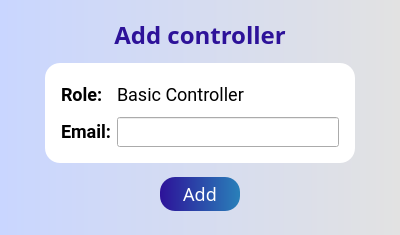
<?xml version="1.0" encoding="UTF-8"?>
<ui version="4.0">
 <class>WhiteListDialog</class>
 <widget class="QDialog" name="WhiteListDialog">
  <property name="geometry">
   <rect>
    <x>0</x>
    <y>0</y>
    <width>400</width>
    <height>235</height>
   </rect>
  </property>
  <property name="minimumSize">
   <size>
    <width>400</width>
    <height>235</height>
   </size>
  </property>
  <property name="maximumSize">
   <size>
    <width>400</width>
    <height>235</height>
   </size>
  </property>
  <property name="windowTitle">
   <string>WhiteListDialog</string>
  </property>
  <property name="windowIcon">
   <iconset>
    <normaloff>assets/icons/remote_logo.png</normaloff>assets/icons/remote_logo.png</iconset>
  </property>
  <property name="styleSheet">
   <string notr="true">QPushButton {
	outline: none !important; 
}

QDialog#WhiteListDialog {
background: qlineargradient( x1:0 y1:0, x2:1 y2:0, stop:0 #C9D6FF,  stop:1 #E2E2E2);
}
/* stop:0 #acb6e5,  stop:1 #86fde8 */</string>
  </property>
  <widget class="QLabel" name="label_2">
   <property name="geometry">
    <rect>
     <x>0</x>
     <y>9</y>
     <width>400</width>
     <height>51</height>
    </rect>
   </property>
   <property name="font">
    <font>
     <family>SVN-Cookies</family>
     <pointsize>-1</pointsize>
     <weight>75</weight>
     <bold>true</bold>
    </font>
   </property>
   <property name="styleSheet">
    <string notr="true">font-size: 24px;
color: #2d1299;
font-weight: bold;</string>
   </property>
   <property name="text">
    <string>Add controller</string>
   </property>
   <property name="alignment">
    <set>Qt::AlignCenter</set>
   </property>
  </widget>
  <widget class="QWidget" name="configWidget" native="true">
   <property name="geometry">
    <rect>
     <x>45</x>
     <y>63</y>
     <width>310</width>
     <height>100</height>
    </rect>
   </property>
   <property name="styleSheet">
    <string notr="true">QWidget#configWidget {
	background-color: #fff;
	border-radius: 15px;
}

QLabel, QLineEdit {
	font-size: 18px;
}</string>
   </property>
   <layout class="QGridLayout" name="gridLayout">
    <property name="leftMargin">
     <number>16</number>
    </property>
    <property name="topMargin">
     <number>16</number>
    </property>
    <property name="rightMargin">
     <number>16</number>
    </property>
    <property name="bottomMargin">
     <number>16</number>
    </property>
    <item row="0" column="0">
     <widget class="QLabel" name="label">
      <property name="font">
       <font>
        <family>Roboto</family>
        <pointsize>-1</pointsize>
        <weight>75</weight>
        <bold>true</bold>
       </font>
      </property>
      <property name="text">
       <string>Role:</string>
      </property>
     </widget>
    </item>
    <item row="0" column="1">
     <widget class="QLabel" name="role">
      <property name="font">
       <font>
        <family>Roboto</family>
        <pointsize>-1</pointsize>
       </font>
      </property>
      <property name="text">
       <string>Basic Controller</string>
      </property>
     </widget>
    </item>
    <item row="1" column="0">
     <widget class="QLabel" name="label_4">
      <property name="font">
       <font>
        <family>Roboto</family>
        <pointsize>-1</pointsize>
        <weight>75</weight>
        <bold>true</bold>
       </font>
      </property>
      <property name="text">
       <string>Email:</string>
      </property>
     </widget>
    </item>
    <item row="1" column="1">
     <widget class="QLineEdit" name="mail">
      <property name="font">
       <font>
        <family>Roboto</family>
        <pointsize>-1</pointsize>
       </font>
      </property>
     </widget>
    </item>
   </layout>
  </widget>
  <widget class="QPushButton" name="addBtn">
   <property name="geometry">
    <rect>
     <x>160</x>
     <y>177</y>
     <width>80</width>
     <height>34</height>
    </rect>
   </property>
   <property name="font">
    <font>
     <family>SVN-Cookies</family>
     <pointsize>-1</pointsize>
    </font>
   </property>
   <property name="cursor">
    <cursorShape>PointingHandCursor</cursorShape>
   </property>
   <property name="styleSheet">
    <string notr="true">QPushButton {
	background: qlineargradient( x1:0 y1:0, x2:1 y2:0, stop:0 #2d1299,  stop:1 #2980b9);
	padding: 8px 14px;
 	font-size: 18px;
	color: #fff;
	border: none;
	border-radius: 15px;
}

QPushButton:hover {
	background: qlineargradient( x1:0 y1:0, x2:1 y2:0, stop:0 #8e2de2,  stop:1 #4a00e0);
}</string>
   </property>
   <property name="text">
    <string>Add</string>
   </property>
  </widget>
 </widget>
 <resources/>
 <connections/>
</ui>
